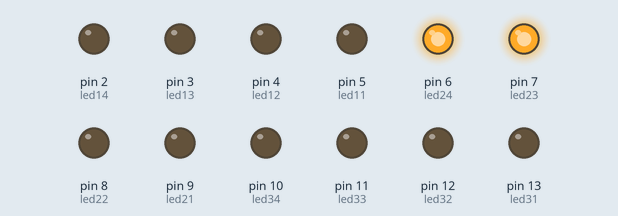
Recording of a sketch running on a simulated Arduino Uno, built with avr-gcc and run on an emulated ATmega328P. On the bench: output pins drawn as LEDs (lit = HIGH).

Above: at 0.1 s.
At 4.1 s:
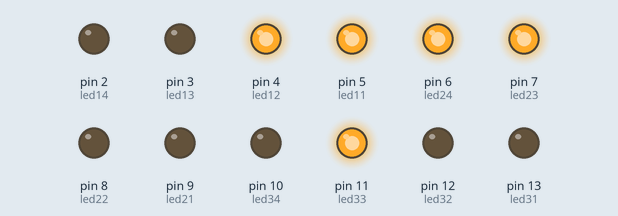
At 7.1 s:
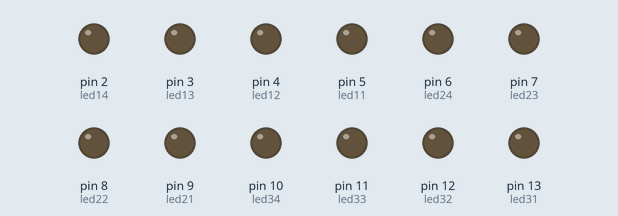
At 13.6 s:
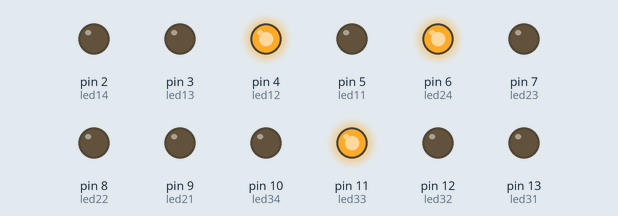
At 23.1 s:
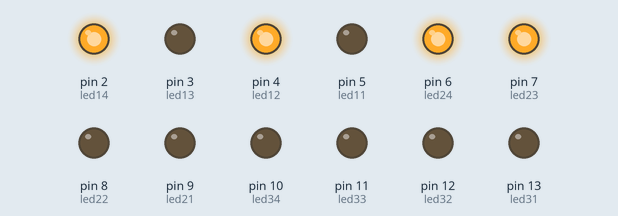
At 39.75 s:
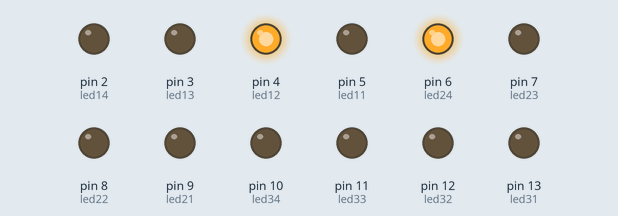
Timing chart, 0 to 40.0 s (numbered marks = the images above):
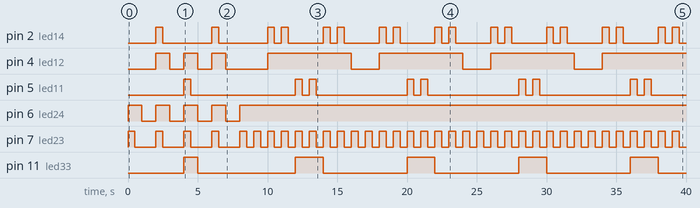

The sketch:

FallOutBoy_TheLastOfTheRealOnes.ino
```cpp
int led31 = 13; // trzeci palec (serdeczny) zielony
int led32 = 12; // biały
int led33 = 11; // niebieski
int led34 = 10; // czerwony
int led21 = 9;  // drugi palec (środkowy) zielony
int led22 = 8;  // biały
int led23 = 7;  // niebieski
int led24 = 6;  // czerwony
int led11 = 5;  // pierwszy palec (wskazujący) zielony
int led12 = 4;  // biały
int led13 = 3;  // niebieski
int led14 = 2;  // czerwony


void setup() {
  pinMode(led31, OUTPUT);
  pinMode(led32, OUTPUT);
  pinMode(led33, OUTPUT);
  pinMode(led34, OUTPUT);
  pinMode(led21, OUTPUT);
  pinMode(led22, OUTPUT);
  pinMode(led23, OUTPUT);
  pinMode(led24, OUTPUT);
  pinMode(led11, OUTPUT);
  pinMode(led12, OUTPUT);
  pinMode(led13, OUTPUT);
  pinMode(led14, OUTPUT);
}

void loop() {
  Intro();
  Verse();
  Chorus();
  Verse();
  Chorus();
  PreChorus();
  Chorus();

}
void Verse(){
  for (int i = 0; i < 4; i++){
  AkordA();
  AkordFooo();
  AkordD();
  AkordFooo();
  }
  AkordA();
  AkordA();
}

void Chorus(){
  for (int i = 0; i < 4; i++){
  AkordA();
  AkordFooo();
  AkordD();
  AkordFooo();
  }
  delay(1000);
}

void Intro(){
  ShortA();
  ShortF();
  ShortD();
  ShortF();
}

void PreChorus(){
  for (int i = 0; i < 4; i++){
  AkordFooo();
  AkordC();
  AkordA();
  AkordG();
  }
}

void AkordA(){
  digitalWrite(led24, HIGH);
  for (int i = 0; i < 2; i++){
    digitalWrite(led23, HIGH);
    delay(500);
    digitalWrite(led23, LOW);
    delay(500);
  }
  digitalWrite(led24, LOW);
}

void AkordFooo(){
  digitalWrite(led24, HIGH);
  digitalWrite(led12, HIGH);
  for (int i = 0; i < 2; i++){
    digitalWrite(led23, HIGH);
    digitalWrite(led14, HIGH);
    delay(500);
    digitalWrite(led23, LOW);
    digitalWrite(led14, LOW);
    delay(500);
  }
  digitalWrite(led24, LOW);
  digitalWrite(led12, LOW);
}

void AkordD(){
  digitalWrite(led12, HIGH);
  digitalWrite(led24, HIGH);
  digitalWrite(led33, HIGH);
  for (int i = 0; i < 2; i++){
    digitalWrite(led11, HIGH);
    digitalWrite(led23, HIGH);

    delay(500);
    digitalWrite(led11, LOW);
    digitalWrite(led23, LOW);

    delay(500);
  }
  digitalWrite(led12, LOW);
  digitalWrite(led24, LOW);
  digitalWrite(led33, LOW);
}

void AkordG(){
  digitalWrite(led21, HIGH);
  digitalWrite(led32, HIGH);
  digitalWrite(led13, HIGH);
  for (int i = 0; i < 2; i++){
    digitalWrite(led23, HIGH);
    delay(500);
    digitalWrite(led23, LOW);
    delay(500);
  }
  digitalWrite(led21, LOW);
  digitalWrite(led32, LOW);
  digitalWrite(led13, LOW);
}

void AkordC(){
  digitalWrite(led31, HIGH);
  for (int i = 0; i < 2; i++){
    digitalWrite(led32, HIGH);
    delay(500);
    digitalWrite(led32, LOW);
    delay(500);
  }
  digitalWrite(led31, LOW);
}

void ShortA(){
  digitalWrite(led24, HIGH);
  for (int i = 0; i < 1; i++){
    digitalWrite(led23, HIGH);
    delay(500);
    digitalWrite(led23, LOW);
    delay(500);
  }
  digitalWrite(led24, LOW);
  delay(1000);
}

void ShortF(){
  digitalWrite(led24, HIGH);
  digitalWrite(led12, HIGH);
  for (int i = 0; i < 1; i++){
    digitalWrite(led23, HIGH);
    digitalWrite(led14, HIGH);
    delay(500);
    digitalWrite(led23, LOW);
    digitalWrite(led14, LOW);
    delay(500);
  }
  digitalWrite(led24, LOW);
  digitalWrite(led12, LOW);
  delay(1000);
}

void ShortD(){
  digitalWrite(led12, HIGH);
  digitalWrite(led24, HIGH);
  digitalWrite(led33, HIGH);
  for (int i = 0; i < 1; i++){
    digitalWrite(led11, HIGH);
    digitalWrite(led23, HIGH);

    delay(500);
    digitalWrite(led11, LOW);
    digitalWrite(led23, LOW);

    delay(500);
  }
  digitalWrite(led12, LOW);
  digitalWrite(led24, LOW);
  digitalWrite(led33, LOW);
  delay(1000);
}
```

Measured:
- by itself, pin 2 (led14): LOW → HIGH at 2.0 s, → LOW 0.50 s later, → HIGH 3.5 s later, → LOW 0.50 s later, … (36 changes in this stretch)
- by itself, pin 4 (led12): LOW → HIGH at 2.0 s, → LOW 1.0 s later, → HIGH 1.0 s later, → LOW 1.0 s later, … (13 changes in this stretch)
- by itself, pin 5 (led11): LOW → HIGH at 4.0 s, → LOW 0.50 s later, → HIGH 7.5 s later, → LOW 0.50 s later, … (18 changes in this stretch)
- by itself, pin 6 (led24): alternates HIGH for 1.0 s and LOW for 1.0 s, 9 changes in all, then stays HIGH
- by itself, pin 7 (led23): goes 4 × (HIGH 0.50 s, LOW 1.5 s), 31 × (HIGH 0.50 s, LOW 0.50 s), HIGH 0.50 s, then LOW
- by itself, pin 11 (led33): goes HIGH 1.0 s, LOW 7.0 s, 3 × (HIGH 2.0 s, LOW 6.0 s), HIGH 2.0 s, then LOW
